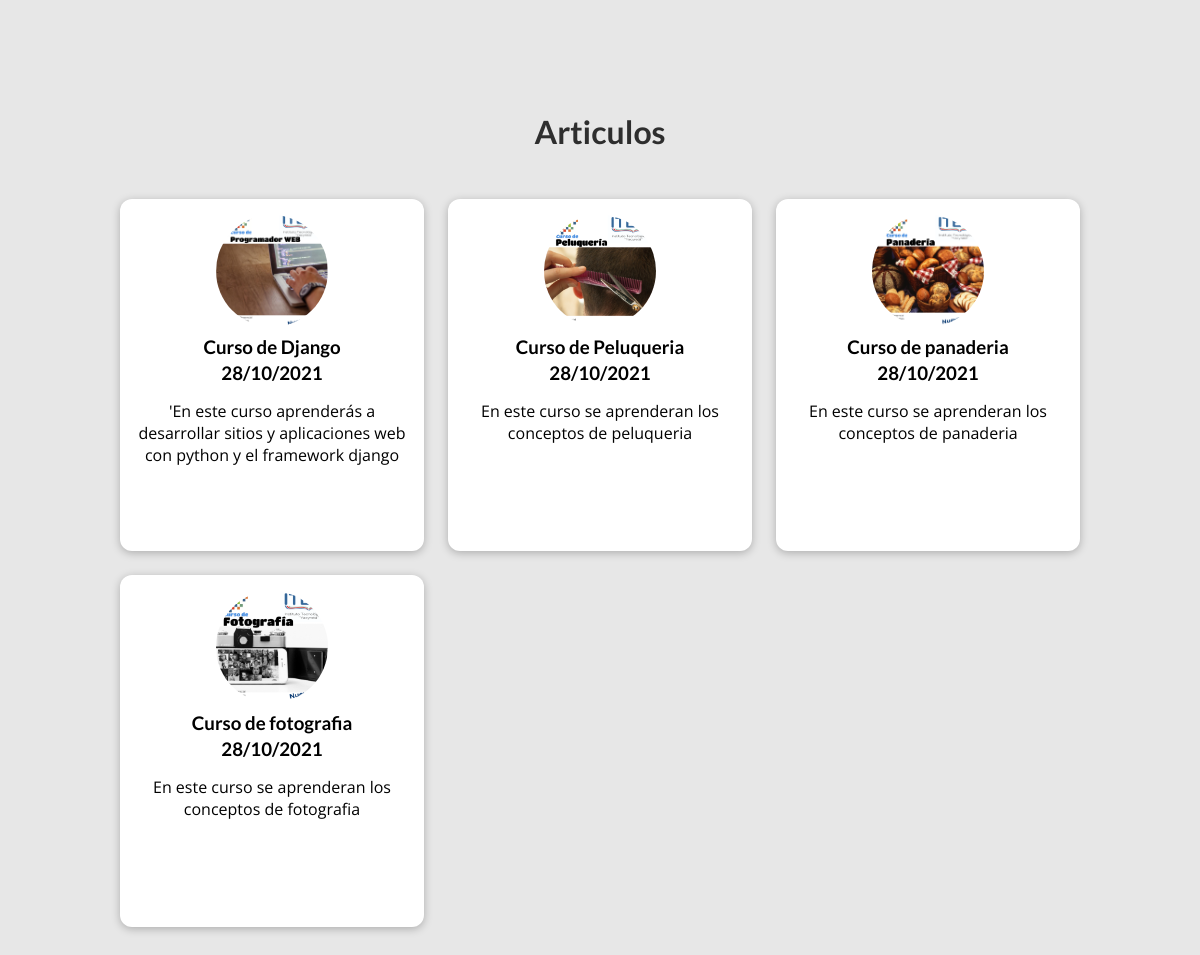
The page /posts on the database its author committed.
### blog/models.py (models this page shows)
class Post (models.Model):
    titulo = models.CharField(max_length=100)
    fecha = models.DateField(auto_now=True)
    contenido = models.TextField()
    resumen = models.CharField(max_length=200)
    image = models.ImageField(upload_to="posts", null=True)
    slug = models.SlugField()
    autor = models.ForeignKey(Autor, on_delete=models.SET_NULL, null=True)
    modalidad = models.ForeignKey(Modalidad, on_delete=models.PROTECT)
    categorias = models.ManyToManyField(Categoria)

### blog/views.py (the view)
# urls.py: path('posts', views.posts, name="post-page"),
def posts(request):
    lista_posts = Post.objects.all()
    return render(request, "blog/posts.html", {'posteos': lista_posts})

### blog/templates/blog/posts.html (shortened to what this page needs)
{% extends 'base.html' %}
{% load static %}
{% block archivos_css %}
    <link rel="stylesheet" href="{% static 'blog/post.css' %}">
    <link rel="stylesheet" href="{% static 'blog/all-posts.css' %}">
{% endblock archivos_css %}
{% block contenido %}
<section id="all-posts">
    <h2>Articulos</h2>
    <ul>
        {% for posteo in posteos %}
            {% include "blog/includes/post.html" %}
        {% endfor %}
    </ul>
</section>
{% endblock %}

### blog/templates/blog/includes/post.html (shortened to what this page needs)
{% load static %}
<li>
    <article class="post">
        <a href="{% url 'post-detail-page' posteo.titulo|slugify %}">
            <img src="{{ posteo.image.url }}" alt="">
            <div class="post__content">
                <h3>{{ posteo.titulo }}</h3>
                <h3>{{ posteo.fecha|date:"d/m/Y" }}</h3>
                <p>{{ posteo.resumen }}</p>
            </div>
        </a>
    </article>
</li>

### blog/static/blog/post.css (style rules this page uses)
.post { display: flex; flex-direction: column; align-items: center; text-align: center; }
.post a { text-decoration: none; color: black; transition: all 0.2s ease; padding: 1rem; }
.post img { width: 5rem; height: 5rem; object-fit: cover; border-radius: 50%; }
.post h3 { margin: 0.25rem 0; }

### blog/static/blog/all-posts.css (style rules this page uses)
body { background-color: #e7e7e7; }
#all-posts { margin: 7rem auto; width: 90%; max-width: 60rem; }
#all-posts h2 { text-align: center; font-size: 2rem; color: #2e2e2e; margin: 3rem 0; }
ul { list-style: none; margin: 0; padding: 0; display: grid; grid-template-columns: repeat(auto-fill, minmax(17rem, 1fr)); gap: 1.5rem; }
.post img { width: 7rem; height: 7rem; }
.post a { height: 22rem; transform-origin: center; box-shadow: 0 2px 8px rgba(0, 0, 0, 0.25); border-radius: 12px; background-color: white; }

### static/app.css (style rules this page uses)
* { box-sizing: border-box; }
html { font-family: 'Open Sans', 'Lato', sans-serif; }
body { margin: 0; }
h1, h2, h3 { font-family: 'Lato', sans-serif; font-weight: bold; }

### rows shown on the page
Post: image (picture), titulo "Curso de Django", fecha "28/10/2021", resumen "'En este curso aprenderás a desarrollar sitios y aplicaciones web con python y el framework django"
Post: image (picture), titulo "Curso de Peluqueria", fecha "28/10/2021", resumen "En este curso se aprenderan los conceptos de peluqueria"
Post: image (picture), titulo "Curso de panaderia", fecha "28/10/2021", resumen "En este curso se aprenderan los conceptos de panaderia"
Post: image (picture), titulo "Curso de fotografia", fecha "28/10/2021", resumen "En este curso se aprenderan los conceptos de fotografia"
